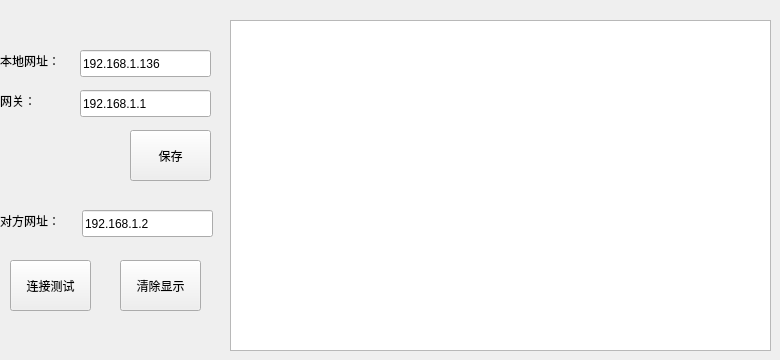
   <widget class="QWidget" name="page_7">
    <widget class="QLabel" name="label_14">
     <property name="geometry">
      <rect>
       <x>0</x>
       <y>50</y>
       <width>81</width>
       <height>21</height>
      </rect>
     </property>
     <property name="layoutDirection">
      <enum>Qt::RightToLeft</enum>
     </property>
     <property name="text">
      <string>本地网址：</string>
     </property>
    </widget>
    <widget class="QLabel" name="label_15">
     <property name="geometry">
      <rect>
       <x>0</x>
       <y>90</y>
       <width>81</width>
       <height>21</height>
      </rect>
     </property>
     <property name="layoutDirection">
      <enum>Qt::RightToLeft</enum>
     </property>
     <property name="text">
      <string>网关：</string>
     </property>
    </widget>
    <widget class="QLineEdit" name="lineEdit_std_ip">
     <property name="geometry">
      <rect>
       <x>80</x>
       <y>50</y>
       <width>131</width>
       <height>27</height>
      </rect>
     </property>
     <property name="text">
      <string>192.168.1.136</string>
     </property>
    </widget>
    <widget class="QLineEdit" name="lineEdit_std_gw">
     <property name="geometry">
      <rect>
       <x>80</x>
       <y>90</y>
       <width>131</width>
       <height>27</height>
      </rect>
     </property>
     <property name="text">
      <string>192.168.1.1</string>
     </property>
    </widget>
    <widget class="QPlainTextEdit" name="plainTextEdit_wlan">
     <property name="geometry">
      <rect>
       <x>230</x>
       <y>20</y>
       <width>541</width>
       <height>331</height>
      </rect>
     </property>
    </widget>
    <widget class="QPushButton" name="pushButton_upload_send_2">
     <property name="geometry">
      <rect>
       <x>10</x>
       <y>260</y>
       <width>81</width>
       <height>51</height>
      </rect>
     </property>
     <property name="text">
      <string>连接测试</string>
     </property>
    </widget>
    <widget class="QLineEdit" name="lineEdit_std_client_ip">
     <property name="geometry">
      <rect>
       <x>82</x>
       <y>210</y>
       <width>131</width>
       <height>27</height>
      </rect>
     </property>
     <property name="text">
      <string>192.168.1.2</string>
     </property>
    </widget>
    <widget class="QPushButton" name="pushButton_upload_send_3">
     <property name="geometry">
      <rect>
       <x>130</x>
       <y>130</y>
       <width>81</width>
       <height>51</height>
      </rect>
     </property>
     <property name="text">
      <string>保存</string>
     </property>
    </widget>
    <widget class="QLabel" name="label_24">
     <property name="geometry">
      <rect>
       <x>0</x>
       <y>210</y>
       <width>81</width>
       <height>21</height>
      </rect>
     </property>
     <property name="layoutDirection">
      <enum>Qt::RightToLeft</enum>
     </property>
     <property name="text">
      <string>对方网址：</string>
     </property>
    </widget>
    <widget class="QPushButton" name="pushButton_upload_Clear">
     <property name="geometry">
      <rect>
       <x>120</x>
       <y>260</y>
       <width>81</width>
       <height>51</height>
      </rect>
     </property>
     <property name="text">
      <string>清除显示</string>
     </property>
    </widget>
   </widget>
